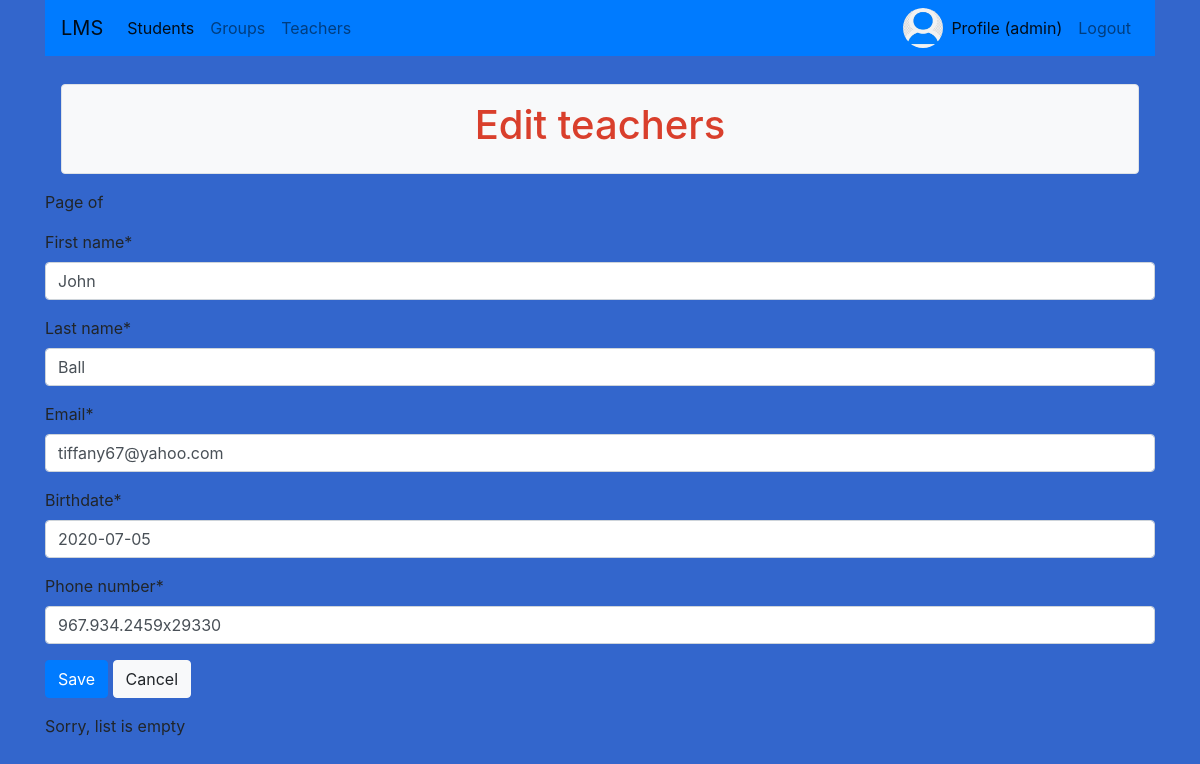
/teachers/edit/5 (signed in), run on the app's committed database.
### user_account/models.py (models this page shows, shortened)
class UserAccountProfile(models.Model):
    user = models.OneToOneField(
        User,
        on_delete=models.CASCADE,
        related_name="profile"
    )
    image = models.ImageField(default='default.jpg', upload_to='pics')

### teacher/models.py (models this page shows, shortened)
class Teacher(models.Model):
    first_name = models.CharField(max_length=40, null=False)
    last_name = models.CharField(max_length=20, null=False)
    email = models.EmailField(max_length=50, null=True, unique=True)
    birthdate = models.DateField(default=datetime.date.today)
    phone_number = models.CharField(max_length=12, default=380000000000, unique=True)

### teacher/views.py (the view, shortened to what this page needs)
# urls.py: path('edit/<int:pk>', TeachersUpdateView.as_view(), name='edit'),
class TeachersUpdateView(LoginRequiredMixin, UpdateView):
    model = Teacher
    template_name = 'teachers_edit.html'
    form_class = TeacherEditForm
    login_url = reverse_lazy('login')
    def get_context_data(self, *, object_list=None, **kwargs):
        context = super().get_context_data(object_list=None, **kwargs)
        context['title'] = 'Edit teachers'
        return context

### teacher/forms.py
class TeacherEditForm(TeacherBaseForm):
    pass

### teacher/templates/teachers_edit.html (shortened to what this page needs)
{% extends 'base.html' %}
{% load crispy_forms_tags %}
{% block content %}
    <form method="post">
            {{ form|crispy }}
        <button type="submit" class="btn btn-primary">Save</button>
        <a href="{% url 'teachers:list' %}" class="btn btn-light">Cancel</a>
    </form>
    {% with groups_list=teacher.groups.all %}
        {% include 'includes/groups_table.html' %}
    {% endwith %}
{% endblock %}

### templates/base.html (shortened to what this page needs)
{% load static %}
<!DOCTYPE html>
<html lang="en">
<head>
    <link rel="stylesheet" href="https://stackpath.bootstrapcdn.com/bootstrap/4.5.0/css/bootstrap.min.css"
>
    <link rel="stylesheet" type="text/css" href="{% static 'main/css/base.css' %}">
</head>
<body>
<div class="container">
    <nav class="navbar navbar-expand-lg navbar-light bg-primary">
        <a class="navbar-brand" href="{% url 'index' %}">LMS</a>
        <div class="collapse navbar-collapse" id="navbarSupportedContent">
            <ul class="navbar-nav mr-auto">
                <li class="nav-item active">
                    <a class="nav-link" href="{% url 'students:list' %}">Students <span class="sr-only">(current)</span></a>
                </li>
                <li class="nav-item">
                    <a class="nav-link" href="{% url 'groups:list' %}">Groups</a>
                </li>
                <li class="nav-item">
                    <a class="nav-link" href="{% url 'teachers:list' %}">Teachers</a>
                </li>
            </ul>
            <ul class="navbar-nav">
                {% if user.is_authenticated %}
                    <li class="nav-item">
                        <img alt="Profile pic" width="40" height="40" class="rounded-circle" src="{{ user.profile.image.url }}">
                    </li>
                    <li class="nav-item active">
                        <a class="nav-link" href="{% url 'profile' %}">Profile ({{ user.username}})</a>
                    </li>
                    <li class="nav-item">
                        <a class="nav-link" href="{% url 'logout' %}">Logout</a>
                    </li>
                {% endif %}
            </ul>
        </div>
    </nav>
</div>
<div class="container">
        <div class="p-1 m-1">
        </div>
        <div class="border rounded text-center p-3 m-3 bg-light text-dark" >
            <h1>{% block title %}{{ title }}{% endblock %}</h1>
        </div>
    <p>
        Page {{ page_obj.number }} of {{ page_obj.paginator.num_pages }}
    </p>
    {% block  content %}
    {% endblock %}
</div>
</body>
</html>

### static/main/css/base.css (style rules this page uses)
h1 { color: #d93f2c; }
body { background-color: #3366CC; }

### data on the page
Teacher: first_name "John", last_name "Ball", email "tiffany67@yahoo.com", birthdate "2020-07-05", phone_number "967.934.2459x29330"

### other printed values
{{ user.username }} "admin"
{{ title }} "Edit teachers"
